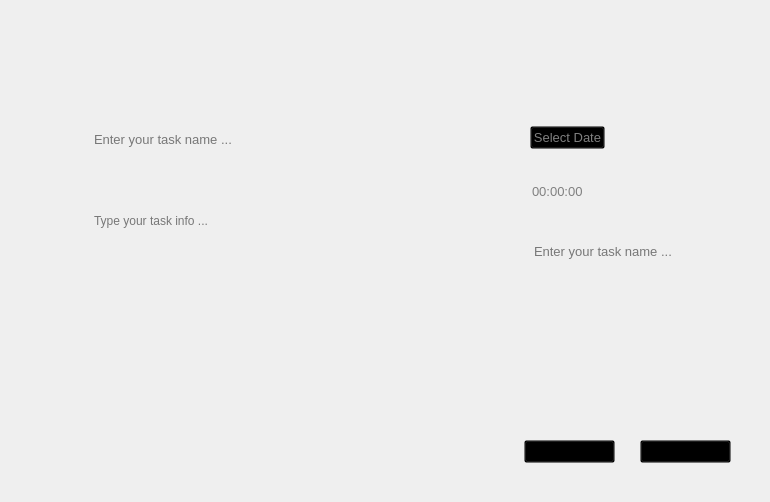
<?xml version="1.0" encoding="UTF-8"?>
<ui version="4.0">
 <class>Form</class>
 <widget class="QWidget" name="Form">
  <property name="geometry">
   <rect>
    <x>0</x>
    <y>0</y>
    <width>770</width>
    <height>502</height>
   </rect>
  </property>
  <property name="sizePolicy">
   <sizepolicy hsizetype="Fixed" vsizetype="Fixed">
    <horstretch>0</horstretch>
    <verstretch>0</verstretch>
   </sizepolicy>
  </property>
  <property name="minimumSize">
   <size>
    <width>770</width>
    <height>502</height>
   </size>
  </property>
  <property name="maximumSize">
   <size>
    <width>770</width>
    <height>500</height>
   </size>
  </property>
  <property name="windowTitle">
   <string>Form</string>
  </property>
  <widget class="QLabel" name="label">
   <property name="geometry">
    <rect>
     <x>0</x>
     <y>0</y>
     <width>770</width>
     <height>500</height>
    </rect>
   </property>
   <property name="sizePolicy">
    <sizepolicy hsizetype="Expanding" vsizetype="Expanding">
     <horstretch>0</horstretch>
     <verstretch>0</verstretch>
    </sizepolicy>
   </property>
   <property name="minimumSize">
    <size>
     <width>770</width>
     <height>500</height>
    </size>
   </property>
   <property name="text">
    <string/>
   </property>
   <property name="pixmap">
    <pixmap>images/Create_Task.png</pixmap>
   </property>
  </widget>
  <widget class="QTextEdit" name="Input_User_Task">
   <property name="geometry">
    <rect>
     <x>90</x>
     <y>128</y>
     <width>390</width>
     <height>25</height>
    </rect>
   </property>
   <property name="sizePolicy">
    <sizepolicy hsizetype="Fixed" vsizetype="Fixed">
     <horstretch>0</horstretch>
     <verstretch>0</verstretch>
    </sizepolicy>
   </property>
   <property name="minimumSize">
    <size>
     <width>390</width>
     <height>25</height>
    </size>
   </property>
   <property name="maximumSize">
    <size>
     <width>390</width>
     <height>25</height>
    </size>
   </property>
   <property name="styleSheet">
    <string notr="true">background-color:transparent;
outline:none;
border:none;
font-size:10pt</string>
   </property>
   <property name="frameShadow">
    <enum>QFrame::Plain</enum>
   </property>
   <property name="verticalScrollBarPolicy">
    <enum>Qt::ScrollBarAlwaysOff</enum>
   </property>
   <property name="horizontalScrollBarPolicy">
    <enum>Qt::ScrollBarAlwaysOff</enum>
   </property>
   <property name="tabChangesFocus">
    <bool>false</bool>
   </property>
   <property name="lineWrapMode">
    <enum>QTextEdit::WidgetWidth</enum>
   </property>
   <property name="lineWrapColumnOrWidth">
    <number>0</number>
   </property>
   <property name="placeholderText">
    <string>Enter your task name ...</string>
   </property>
  </widget>
  <widget class="QPlainTextEdit" name="Input_User_Task_Des">
   <property name="geometry">
    <rect>
     <x>90</x>
     <y>210</y>
     <width>391</width>
     <height>171</height>
    </rect>
   </property>
   <property name="styleSheet">
    <string notr="true">background-color:transparent;
border:none;
font-size:9pt</string>
   </property>
   <property name="placeholderText">
    <string>Type your task info ...</string>
   </property>
  </widget>
  <widget class="QPushButton" name="select_date_btn">
   <property name="geometry">
    <rect>
     <x>530</x>
     <y>126</y>
     <width>75</width>
     <height>23</height>
    </rect>
   </property>
   <property name="styleSheet">
    <string notr="true">background-color:transparent;
color:gray;
font-size:10pt;
</string>
   </property>
   <property name="text">
    <string>Select Date</string>
   </property>
  </widget>
  <widget class="QTextEdit" name="Input_url">
   <property name="geometry">
    <rect>
     <x>530</x>
     <y>240</y>
     <width>150</width>
     <height>25</height>
    </rect>
   </property>
   <property name="sizePolicy">
    <sizepolicy hsizetype="Fixed" vsizetype="Fixed">
     <horstretch>0</horstretch>
     <verstretch>0</verstretch>
    </sizepolicy>
   </property>
   <property name="minimumSize">
    <size>
     <width>150</width>
     <height>25</height>
    </size>
   </property>
   <property name="maximumSize">
    <size>
     <width>150</width>
     <height>25</height>
    </size>
   </property>
   <property name="styleSheet">
    <string notr="true">background-color:transparent;
outline:none;
border:none;
font-size:10pt</string>
   </property>
   <property name="frameShadow">
    <enum>QFrame::Plain</enum>
   </property>
   <property name="verticalScrollBarPolicy">
    <enum>Qt::ScrollBarAlwaysOff</enum>
   </property>
   <property name="horizontalScrollBarPolicy">
    <enum>Qt::ScrollBarAlwaysOff</enum>
   </property>
   <property name="tabChangesFocus">
    <bool>false</bool>
   </property>
   <property name="lineWrapMode">
    <enum>QTextEdit::WidgetWidth</enum>
   </property>
   <property name="lineWrapColumnOrWidth">
    <number>0</number>
   </property>
   <property name="placeholderText">
    <string>Enter your task name ...</string>
   </property>
  </widget>
  <widget class="QPushButton" name="create_task_btn">
   <property name="geometry">
    <rect>
     <x>640</x>
     <y>440</y>
     <width>91</width>
     <height>23</height>
    </rect>
   </property>
   <property name="styleSheet">
    <string notr="true">background-color:transparent;
font-size:11pt;
font-weight:bold;
font-family:Arial;</string>
   </property>
   <property name="text">
    <string>Create</string>
   </property>
  </widget>
  <widget class="QPushButton" name="cancel_tak_btn">
   <property name="geometry">
    <rect>
     <x>524</x>
     <y>440</y>
     <width>91</width>
     <height>23</height>
    </rect>
   </property>
   <property name="styleSheet">
    <string notr="true">background-color:transparent;
font-size:11pt;
font-weight:bold;
font-family:Arial;</string>
   </property>
   <property name="text">
    <string>Cancel</string>
   </property>
  </widget>
  <widget class="QTimeEdit" name="timeEdit">
   <property name="geometry">
    <rect>
     <x>530</x>
     <y>180</y>
     <width>151</width>
     <height>22</height>
    </rect>
   </property>
   <property name="styleSheet">
    <string notr="true">background-color:transparent;
color:gray;
font-size:10pt;
border:none;</string>
   </property>
  </widget>
 </widget>
 <resources/>
 <connections/>
</ui>
